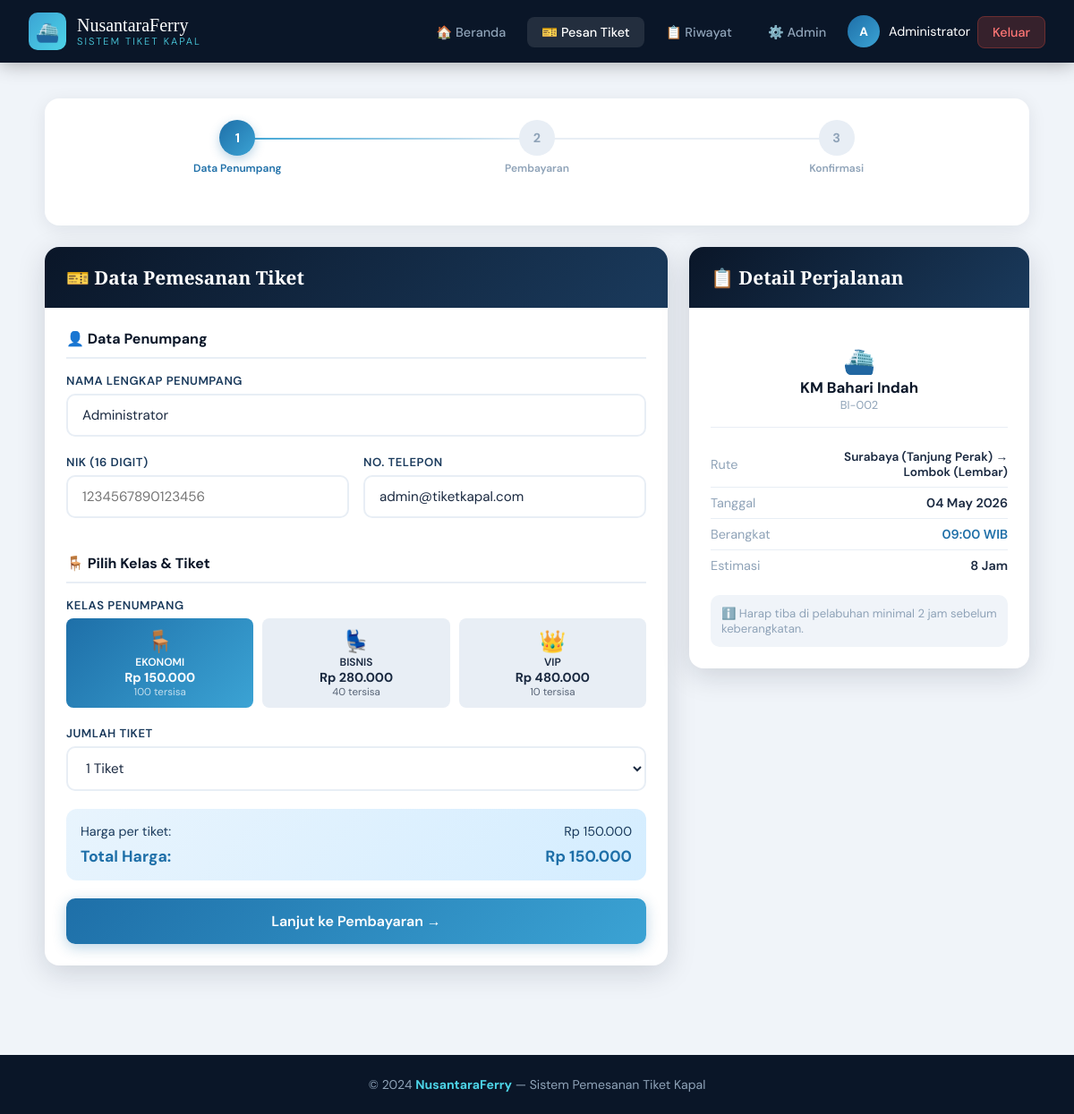
/booking.php?jadwal_id=5 (signed in), run on the app's committed database.
### tables this page shows
CREATE TABLE IF NOT EXISTS jadwal (
    id INT AUTO_INCREMENT PRIMARY KEY,
    kapal_id INT NOT NULL,
    rute_id INT NOT NULL,
    tanggal_berangkat DATE NOT NULL,
    jam_berangkat TIME NOT NULL,
    jam_tiba TIME NOT NULL,
    harga_ekonomi DECIMAL(12,2) NOT NULL,
    harga_bisnis DECIMAL(12,2) NOT NULL,
    harga_vip DECIMAL(12,2) NOT NULL,
    sisa_kursi_ekonomi INT NOT NULL,
    sisa_kursi_bisnis INT NOT NULL,
    sisa_kursi_vip INT NOT NULL,
    status ENUM('aktif','penuh','dibatalkan') DEFAULT 'aktif',
    FOREIGN KEY (kapal_id) REFERENCES kapal(id),
    FOREIGN KEY (rute_id) REFERENCES rute(id)
);

CREATE TABLE IF NOT EXISTS kapal (
    id INT AUTO_INCREMENT PRIMARY KEY,
    nama_kapal VARCHAR(100) NOT NULL,
    kode_kapal VARCHAR(20) UNIQUE NOT NULL,
    kapasitas INT NOT NULL,
    deskripsi TEXT
);

CREATE TABLE IF NOT EXISTS rute (
    id INT AUTO_INCREMENT PRIMARY KEY,
    asal VARCHAR(100) NOT NULL,
    tujuan VARCHAR(100) NOT NULL,
    jarak_km INT,
    estimasi_jam INT
);

### includes/config.php (called while the page is built, shortened)
<?php
function formatRupiah($angka) {
    return "Rp " . number_format($angka, 0, ',', '.');
}
?>

### booking.php (the view, shortened to what this page needs)
<?php
require_once 'includes/config.php';
$db = getDB();
$jadwal_id = (int)($_GET['jadwal_id'] ?? 0);
$stmt = $db->prepare("
    SELECT j.*, k.nama_kapal, k.kode_kapal, r.asal, r.tujuan, r.estimasi_jam
    FROM jadwal j
    JOIN kapal k ON j.kapal_id = k.id
    JOIN rute r ON j.rute_id = r.id
    WHERE j.id = ? AND j.status = 'aktif'
");
$stmt->bind_param("i", $jadwal_id);
$stmt->execute();
$jadwal = $stmt->get_result()->fetch_assoc();
$kelas_sel = $_POST['kelas'] ?? 'ekonomi';
$harga_map = [
    'ekonomi' => $jadwal['harga_ekonomi'],
    'bisnis'  => $jadwal['harga_bisnis'],
    'vip'     => $jadwal['harga_vip'],
];
?>
<!DOCTYPE html>
<html lang="id">
<head>
    <link rel="stylesheet" href="css/style.css">
</head>
<body>
<?php require_once 'includes/navbar.php'; ?>
<div class="container section">
    <div style="background:white; border-radius:16px; padding:24px; margin-bottom:24px; box-shadow:0 4px 20px rgba(10,22,40,0.08);">
        <div class="steps">
            <div class="step active">
                <div class="step-num">1</div>
                <div class="step-label">Data Penumpang</div>
            </div>
            <div class="step">
                <div class="step-num">2</div>
                <div class="step-label">Pembayaran</div>
            </div>
            <div class="step">
                <div class="step-num">3</div>
                <div class="step-label">Konfirmasi</div>
            </div>
        </div>
    </div>
    <div style="display:grid; grid-template-columns:1fr 380px; gap:24px; align-items:start;">
        <div>
            <div class="card">
                <div class="card-header">
                    <h2>🎫 Data Pemesanan Tiket</h2>
                </div>
                <div class="card-body">
                    <form method="POST" action="" id="formBooking">
                        <h3 style="font-size:1rem; font-weight:700; color:#0a1628; margin-bottom:16px; padding-bottom:10px; border-bottom:2px solid #e8eef5;">
                            👤 Data Penumpang
                        </h3>
                        <div class="form-group">
                            <label class="form-label">Nama Lengkap Penumpang</label>
                            <input type="text" name="nama_penumpang" class="form-control"
                                   placeholder="Sesuai KTP/identitas"
                                   value="<?= htmlspecialchars($_POST['nama_penumpang'] ?? $_SESSION['nama']) ?>" required>
                        </div>
                        <div style="display:grid; grid-template-columns:1fr 1fr; gap:16px;">
                            <div class="form-group">
                                <label class="form-label">NIK (16 Digit)</label>
                                <input type="text" name="nik" class="form-control"
                                       placeholder="1234567890123456"
                                       maxlength="16"
                                       value="<?= htmlspecialchars($_POST['nik'] ?? '') ?>" required>
                            </div>
                            <div class="form-group">
                                <label class="form-label">No. Telepon</label>
                                <input type="text" name="telepon" class="form-control"
                                       placeholder="08xxxxxxxxxx"
                                       value="<?= htmlspecialchars($_POST['telepon'] ?? $_SESSION['email']) ?>" required>
                            </div>
                        </div>
                        <h3 style="font-size:1rem; font-weight:700; color:#0a1628; margin:20px 0 16px; padding-bottom:10px; border-bottom:2px solid #e8eef5;">
                            🪑 Pilih Kelas & Tiket
                        </h3>
                        <div class="form-group">
                            <label class="form-label">Kelas Penumpang</label>
                            <div style="display:grid; grid-template-columns:repeat(3,1fr); gap:10px;">
                                <?php
                                $kelas_info = [
                                    'ekonomi' => ['🪑', 'Ekonomi', 'Fasilitas standar'],
                                    'bisnis'  => ['💺', 'Bisnis',  'Kursi reclining, AC'],
                                    'vip'     => ['👑', 'VIP',    'Kabin privat, makan'],
                                ];
                                foreach ($kelas_info as $k => $info):
                                    $sel = ($kelas_sel == $k) ? 'selected' : '';
                                ?>
                                    <label style="cursor:pointer;">
                                        <div class="harga-item <?= $sel ?>" onclick="selectKelas('<?= $k ?>')">
                                            <div style="font-size:1.5rem;"><?= $info[0] ?></div>
                                            <div class="kelas"><?= $info[1] ?></div>
                                            <div class="harga"><?= formatRupiah($harga_map[$k]) ?></div>
                                            <div class="kursi"><?= $jadwal["sisa_kursi_$k"] ?> tersisa</div>
                                        </div>
                                    </label>
                                <?php endforeach; ?>
                            </div>
                        </div>
                        <div class="form-group">
                            <label class="form-label">Jumlah Tiket</label>
                            <select name="jumlah_tiket" class="form-control" onchange="updateHarga()">
                                <?php for ($i = 1; $i <= 10; $i++): ?>
                                    <option value="<?= $i ?>"
                                            <?= (($_POST['jumlah_tiket'] ?? 1) == $i) ? 'selected' : '' ?>>
                                        <?= $i ?> Tiket
                                    </option>
                                <?php endfor; ?>
                            </select>
                        </div>
                        <div style="background:linear-gradient(135deg,#e8f4fd,#d4edff); border-radius:12px; padding:16px; margin-bottom:20px;">
                            <div style="display:flex; justify-content:space-between; font-size:0.9rem; color:#1a3a5c;">
                                <span>Harga per tiket:</span>
                                <span id="harga-per-tiket"><?= formatRupiah($harga_map[$kelas_sel]) ?></span>
                            </div>
                            <div style="display:flex; justify-content:space-between; font-weight:700; font-size:1.1rem; color:#1e6fa8; margin-top:8px;">
                                <span>Total Harga:</span>
                                <span id="total-harga"><?= formatRupiah($harga_map[$kelas_sel]) ?></span>
                            </div>
                        </div>
                        <button type="submit" class="btn btn-primary btn-full btn-lg">
                            Lanjut ke Pembayaran →
                        </button>
                    </form>
                </div>
            </div>
        </div>
        <div>
            <div class="card">
                <div class="card-header">
                    <h3>📋 Detail Perjalanan</h3>
                </div>
                <div class="card-body">
                    <div style="text-align:center; padding:16px 0; border-bottom:1px solid #e8eef5;">
                        <div style="font-size:1.8rem;">⛴️</div>
                        <div style="font-weight:700; color:#0a1628; font-size:1.05rem;"><?= htmlspecialchars($jadwal['nama_kapal']) ?></div>
                        <div style="font-size:0.8rem; color:#8fa3b8;"><?= htmlspecialchars($jadwal['kode_kapal']) ?></div>
                    </div>
                    <div style="padding:16px 0;">
                        <div style="display:flex; justify-content:space-between; align-items:center; padding:8px 0; border-bottom:1px solid #e8eef5; font-size:0.9rem;">
                            <span style="color:#8fa3b8;">Rute</span>
                            <span style="font-weight:600; text-align:right; font-size:0.85rem;">
                                <?= htmlspecialchars($jadwal['asal']) ?> →<br>
                                <?= htmlspecialchars($jadwal['tujuan']) ?>
                            </span>
                        </div>
                        <div style="display:flex; justify-content:space-between; padding:8px 0; border-bottom:1px solid #e8eef5; font-size:0.9rem;">
                            <span style="color:#8fa3b8;">Tanggal</span>
                            <span style="font-weight:600;"><?= date('d M Y', strtotime($jadwal['tanggal_berangkat'])) ?></span>
                        </div>
                        <div style="display:flex; justify-content:space-between; padding:8px 0; border-bottom:1px solid #e8eef5; font-size:0.9rem;">
                            <span style="color:#8fa3b8;">Berangkat</span>
                            <span style="font-weight:600; color:#1e6fa8;"><?= substr($jadwal['jam_berangkat'], 0, 5) ?> WIB</span>
                        </div>
                        <div style="display:flex; justify-content:space-between; padding:8px 0; font-size:0.9rem;">
                            <span style="color:#8fa3b8;">Estimasi</span>
                            <span style="font-weight:600;"><?= $jadwal['estimasi_jam'] ?> Jam</span>
                        </div>
                    </div>
                    <div style="background:#f0f4f9; border-radius:10px; padding:12px; font-size:0.82rem; color:#8fa3b8;">
                        ℹ️ Harap tiba di pelabuhan minimal 2 jam sebelum keberangkatan.
                    </div>
                </div>
            </div>
        </div>
    </div>
</div>
<div class="footer">
    <p>© 2024 <strong>NusantaraFerry</strong> — Sistem Pemesanan Tiket Kapal</p>
</div>
</body>
</html>

### css/style.css (style rules this page uses)
:root { --navy: #0a1628; --ocean: #1a3a5c; --blue: #1e6fa8; --sky: #3ba3d4; --cyan: #4dd4e7; --gold: #e8a820; --gold-light: #f5c842; --white: #f8faff; --gray-light: #e8eef5; --gray: #8fa3b8; --text: #1a2940; --success: #2ecc71; --danger: #e74c3c; --warning: #f39c12; --shadow: 0 8px 32px rgba(10,22,40,0.15); --radius: 16px; }
* { margin: 0; padding: 0; box-sizing: border-box; }
body { font-family: 'DM Sans', sans-serif; background: #f0f4f9; color: var(--text); min-height: 100vh; }
.form-group { margin-bottom: 20px; }
.form-label { display: block; font-size: 0.82rem; font-weight: 600; color: var(--ocean); margin-bottom: 6px; text-transform: uppercase; letter-spacing: 0.5px; }
.form-control { width: 100%; padding: 12px 16px; border: 2px solid var(--gray-light); border-radius: 10px; font-size: 0.95rem; font-family: inherit; color: var(--text); background: white; transition: all 0.2s; outline: none; }
select.form-control { cursor: pointer; }
.btn { display: inline-flex; align-items: center; justify-content: center; gap: 8px; padding: 12px 24px; border-radius: 10px; font-family: inherit; font-size: 0.95rem; font-weight: 600; cursor: pointer; border: none; transition: all 0.2s; text-decoration: none; white-space: nowrap; }
.btn-primary { background: linear-gradient(135deg, var(--blue), var(--sky)); color: white; box-shadow: 0 4px 15px rgba(30,111,168,0.3); }
.btn-lg { padding: 15px 32px; font-size: 1rem; }
.btn-full { width: 100%; }
.container { max-width: 1100px; margin: 0 auto; padding: 0 1.5rem; }
.section { padding: 40px 0; }
.card { background: white; border-radius: var(--radius); box-shadow: var(--shadow); overflow: hidden; }
.card-header { padding: 20px 24px; background: linear-gradient(135deg, var(--navy), var(--ocean)); color: white; }
.card-header h2, .card-header h3 { font-family: 'Playfair Display', serif; font-size: 1.3rem; }
.card-body { padding: 24px; }
.harga-item { text-align: center; padding: 10px; border-radius: 8px; background: var(--gray-light); cursor: pointer; transition: all 0.2s; }
.harga-item:hover, .harga-item.selected { background: linear-gradient(135deg, var(--blue), var(--sky)); color: white; }
.harga-item .kelas { font-size: 0.75rem; font-weight: 600; text-transform: uppercase; }
.harga-item .harga { font-size: 0.9rem; font-weight: 700; }
.harga-item .kursi { font-size: 0.72rem; opacity: 0.7; }
.steps { display: flex; align-items: center; margin-bottom: 32px; padding: 0 24px; }
.step { display: flex; flex-direction: column; align-items: center; flex: 1; position: relative; }
.step:not(:last-child)::after { content: ''; position: absolute; left: 50%; top: 20px; width: 100%; height: 2px; background: var(--gray-light); z-index: 0; }
.step.done:not(:last-child)::after, .step.active:not(:last-child)::after { background: linear-gradient(to right, var(--sky), var(--gray-light)); }
.step-num { width: 40px; height: 40px; border-radius: 50%; display: flex; align-items: center; justify-content: center; font-weight: 700; font-size: 0.9rem; background: var(--gray-light); color: var(--gray); position: relative; z-index: 1; }
.step.active .step-num { background: linear-gradient(135deg, var(--blue), var(--sky)); color: white; box-shadow: 0 4px 12px rgba(30,111,168,0.3); }
.step-label { font-size: 0.75rem; font-weight: 600; color: var(--gray); margin-top: 6px; text-align: center; }
.step.active .step-label { color: var(--blue); }
.footer { background: var(--navy); color: var(--gray); text-align: center; padding: 24px; margin-top: 60px; font-size: 0.88rem; }
.footer strong { color: var(--cyan); }

### data on the page
jadwal: harga_ekonomi "Rp 150.000", sisa_kursi_ekonomi "100", harga_bisnis "Rp 280.000", sisa_kursi_bisnis "40", harga_vip "Rp 480.000", sisa_kursi_vip "10", kapal.nama_kapal "KM Bahari Indah", kapal.kode_kapal "BI-002", rute.asal "Surabaya (Tanjung Perak)", rute.tujuan "Lombok (Lembar)", tanggal_berangkat "04 May 2026", jam_berangkat "09:00", rute.estimasi_jam "8"

### other printed values
$user_initial "A"
$_SESSION['nama'] "Administrator"
$info[0] "🪑"
$info[1] "EKONOMI"
$info[0] "💺"
$info[1] "BISNIS"
$info[0] "👑"
$info[1] "VIP"
form field jumlah_tiket "1 Tiket"
